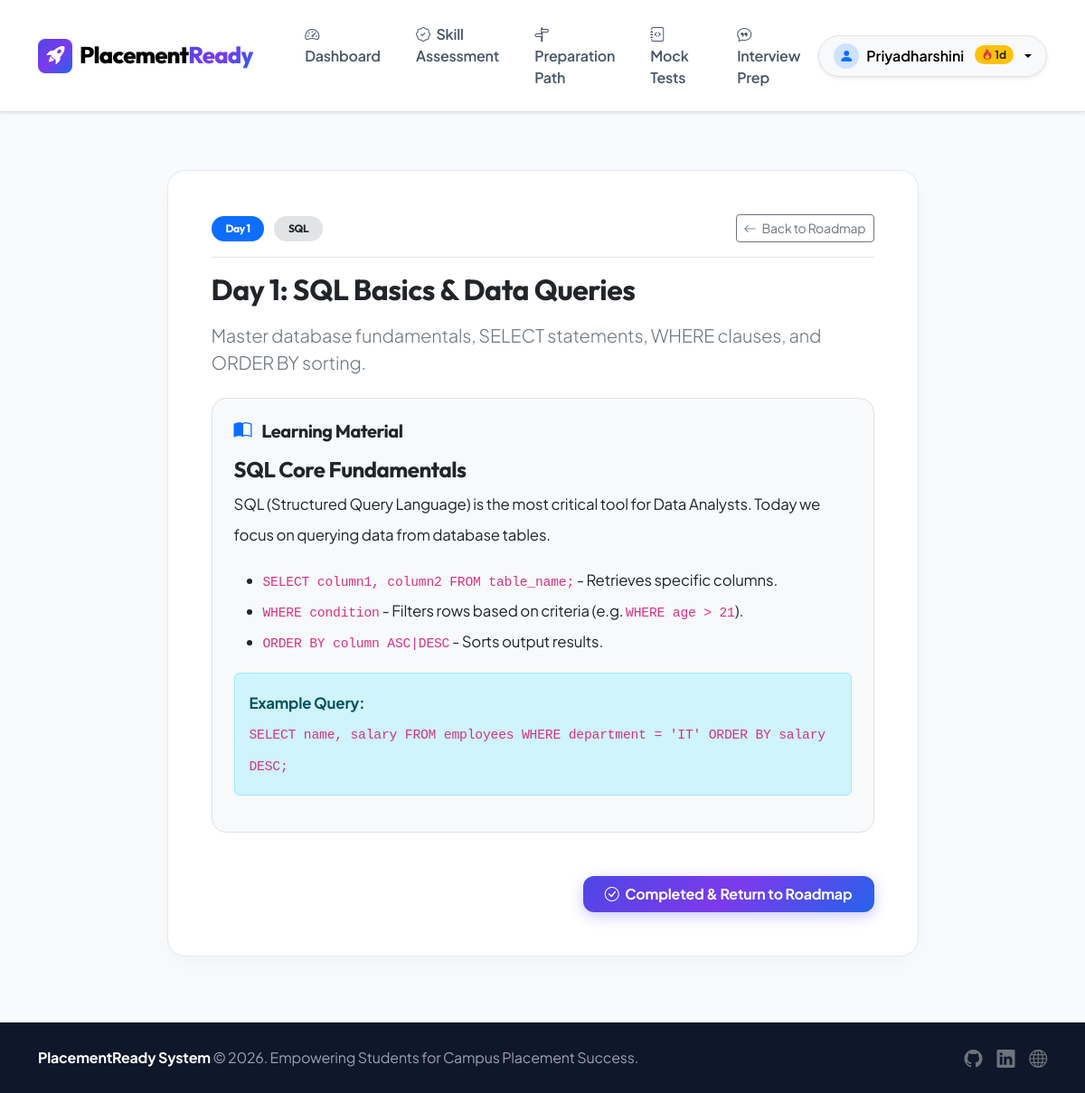
The page /topic/1/ (signed in) on the database its author committed.
### placement_app/models.py (models this page shows, shortened)
class UserProfile(models.Model):
    LEVEL_CHOICES = [
        ('Beginner', 'Beginner'),
        ('Intermediate', 'Intermediate'),
        ('Advanced', 'Advanced'),
    ]
    YEAR_CHOICES = [
        ('1st Year', '1st Year'),
        ('2nd Year', '2nd Year'),
        ('3rd Year', '3rd Year'),
        ('Final Year', 'Final Year'),
    ]
    GRADE_TYPE_CHOICES = [
        ('CGPA', 'CGPA (out of 10)'),
        ('Percentage', 'Percentage (%)'),
    ]
    DEPARTMENT_CHOICES = [
        ('B.Sc Computer Science', 'B.Sc Computer Science'),
        ('B.Sc Information Technology', 'B.Sc Information Technology'),
        ('B.Sc Data Science', 'B.Sc Data Science'),
        ('B.Sc Computer Science with Artificial Intelligence', 'B.Sc Computer Science with Artificial Intelligence'),
        ('B.Sc Mathematics', 'B.Sc Mathematics'),
        ('B.Sc Physics', 'B.Sc Physics'),
        ('B.Sc Chemistry', 'B.Sc Chemistry'),
        ('B.Sc Biotechnology', 'B.Sc Biotechnology'),
        ('B.Sc Microbiology', 'B.Sc Microbiology'),
        ('B.Sc Psychology', 'B.Sc Psychology'),
        ('BCA', 'BCA (Bachelor of Computer Applications)'),
        ('B.Com General', 'B.Com General'),
        ('B.Com Computer Applications', 'B.Com Computer Applications'),
        ('B.Com Accounting & Finance', 'B.Com Accounting & Finance'),
        ('BBA', 'BBA (Bachelor of Business Administration)'),
        ('B.A English', 'B.A English'),
        ('B.A Tamil', 'B.A Tamil'),
        ('B.A Economics', 'B.A Economics'),
        ('B.A History', 'B.A History'),
        ('B.A Sociology', 'B.A Sociology'),
        ('B.A Visual Communication', 'B.A Visual Communication'),
        ('B.A Journalism', 'B.A Journalism'),
    ]
    user = models.OneToOneField(User, on_delete=models.CASCADE, related_name='profile')
    department = models.CharField(max_length=150, choices=DEPARTMENT_CHOICES, default="B.Sc Computer Science")
    year_of_study = models.CharField(max_length=20, choices=YEAR_CHOICES, default="Final Year")
    grade_type = models.CharField(max_length=20, choices=GRADE_TYPE_CHOICES, default="CGPA")
    score_value = models.FloatField(default=8.0, help_text="CGPA value or Percentage value")
    skills = models.TextField(blank=True, help_text="Comma-separated skills (e.g. Python, SQL, Accounting, Excel)")
    target_role = models.ForeignKey(JobRole, on_delete=models.SET_NULL, null=True, blank=True)
    custom_target_role = models.CharField(max_length=100, blank=True, help_text="Custom target job role if not in list")
    current_level = models.CharField(max_length=20, choices=LEVEL_CHOICES, default='Beginner')
    streak_count = models.IntegerField(default=0)
    last_activity_date = models.DateField(null=True, blank=True)
    profile_setup_completed = models.BooleanField(default=False)
    assessment_completed = models.BooleanField(default=False)

class Topic(models.Model):
    category = models.ForeignKey(Category, on_delete=models.CASCADE, related_name='topics')
    target_role = models.ForeignKey(JobRole, on_delete=models.SET_NULL, null=True, blank=True, related_name='topics')
    title = models.CharField(max_length=200)
    description = models.TextField()
    day_number = models.IntegerField(default=1, help_text="Day in recommended roadmap")
    content = models.TextField(help_text="Detailed HTML study material")
    created_at = models.DateTimeField(auto_now_add=True)
    class Meta:
        ordering = ['day_number', 'id']

class Category(models.Model):
    name = models.CharField(max_length=100, unique=True)
    description = models.TextField(blank=True)
    icon_class = models.CharField(max_length=50, default="bi-folder-fill")
    class Meta:
        verbose_name_plural = "Categories"

### placement_app/views.py (the view)
# urls.py: path('topic/<int:topic_id>/', views.task_detail_view, name='task_detail'),
@login_required
def task_detail_view(request, topic_id):
    topic = get_object_or_404(Topic, id=topic_id)
    tasks = topic.tasks.all()
    questions = topic.questions.all()
    completed_task_ids = set(
        UserTaskProgress.objects.filter(user=request.user, completed=True, task__topic=topic).values_list('task_id', flat=True)
    )
    return render(request, 'placement_app/task_detail.html', {
        'topic': topic,
        'tasks': tasks,
        'questions': questions,
        'completed_task_ids': completed_task_ids,
    })

### placement_app/templates/placement_app/task_detail.html (shortened to what this page needs)
{% extends 'placement_app/base.html' %}
{% block content %}
<div class="container py-4">
    <div class="row justify-content-center">
        <div class="col-lg-9">
            <div class="card card-custom p-4 p-md-5 bg-white mb-4">
                <div class="d-flex align-items-center justify-content-between mb-3 border-bottom pb-3">
                    <div>
                        <span class="badge bg-primary text-white font-heading px-3 py-2 rounded-pill me-2">Day {{ topic.day_number }}</span>
                        <span class="badge bg-secondary-subtle text-dark font-heading px-3 py-2 rounded-pill">{{ topic.category.name }}</span>
                    </div>
                    <a href="{% url 'roadmap' %}" class="btn btn-sm btn-outline-secondary">
                        <i class="bi bi-arrow-left me-1"></i> Back to Roadmap
                    </a>
                </div>
                <h2 class="font-heading fw-bold text-dark mb-3">{{ topic.title }}</h2>
                <p class="lead text-secondary mb-4">{{ topic.description }}</p>
                <div class="p-4 bg-light rounded-4 border mb-4">
                    <h5 class="font-heading fw-bold mb-3"><i class="bi bi-book-half text-primary me-2"></i> Learning Material</h5>
                    <div class="lh-lg text-dark" style="font-size: 1.05rem;">
                        {{ topic.content|safe }}
                    </div>
                </div>
                <div class="mt-4 text-end">
                    <a href="{% url 'roadmap' %}" class="btn btn-primary-pr py-2 px-4">
                        <i class="bi bi-check-circle me-1"></i> Completed & Return to Roadmap
                    </a>
                </div>
            </div>
        </div>
    </div>
</div>
{% endblock %}

### placement_app/templates/placement_app/base.html (shortened to what this page needs)
<!DOCTYPE html>
<html lang="en">
<head>
    <link href="https://cdn.jsdelivr.net/npm/bootstrap@5.3.2/dist/css/bootstrap.min.css" rel="stylesheet">
    <link rel="stylesheet" href="https://cdn.jsdelivr.net/npm/bootstrap-icons@1.11.2/font/bootstrap-icons.min.css">
</head>
<body>
    <nav class="navbar navbar-expand-lg navbar-light bg-white border-bottom sticky-top py-3 shadow-sm">
        <div class="container">
            <a class="navbar-brand d-flex align-items-center gap-2" href="{% url 'home' %}">
                <div class="rounded-3 bg-gradient-hero text-white p-2 d-flex align-items-center justify-content-center" style="width: 38px; height: 38px;">
                    <i class="bi bi-rocket-takeoff-fill fs-5"></i>
                </div>
                <span>Placement<span class="text-gradient">Ready</span></span>
            </a>
            <div class="collapse navbar-collapse" id="navbarNav">
                <ul class="navbar-nav me-auto ms-lg-4 gap-1">
                    {% if user.is_authenticated %}
                        {% if user.is_staff %}
                            <li class="nav-item"><a class="nav-link" href="{% url 'admin_dashboard' %}"><i class="bi bi-speedometer2 me-1"></i> Admin Panel</a></li>
                            <li class="nav-item"><a class="nav-link" href="{% url 'admin_questions' %}"><i class="bi bi-question-square me-1"></i> Questions</a></li>
                            <li class="nav-item"><a class="nav-link" href="{% url 'admin_topics' %}"><i class="bi bi-journal-bookmark me-1"></i> Topics</a></li>
                            <li class="nav-item"><a class="nav-link" href="{% url 'admin_tests' %}"><i class="bi bi-file-earmark-code me-1"></i> Mock Tests</a></li>
                        {% else %}
                            <li class="nav-item"><a class="nav-link {% if request.resolver_match.url_name == 'dashboard' %}active{% endif %}" href="{% url 'dashboard' %}"><i class="bi bi-speedometer2 me-1"></i> Dashboard</a></li>
                            <li class="nav-item"><a class="nav-link " href="{% url 'skill_assessment' %}"><i class="bi bi-patch-check me-1"></i> Skill Assessment</a></li>
                            <li class="nav-item"><a class="nav-link {% if request.resolver_match.url_name == 'roadmap' %}active{% endif %}" href="{% url 'roadmap' %}"><i class="bi bi-signpost-split me-1"></i> Preparation Path</a></li>
                            <li class="nav-item"><a class="nav-link {% if request.resolver_match.url_name == 'mock_tests' %}active{% endif %}" href="{% url 'mock_tests' %}"><i class="bi bi-journal-code me-1"></i> Mock Tests</a></li>
                            <li class="nav-item"><a class="nav-link " href="{% url 'interview_prep' %}"><i class="bi bi-chat-quote me-1"></i> Interview Prep</a></li>
                        {% endif %}
                    {% endif %}
                </ul>
                <div class="d-flex align-items-center gap-3 mt-3 mt-lg-0">
                    {% if user.is_authenticated %}
                        <div class="dropdown">
                            <button class="btn btn-light rounded-pill border dropdown-toggle px-3 py-2 fw-semibold d-flex align-items-center gap-2 shadow-sm" type="button" data-bs-toggle="dropdown">
                                <div class="rounded-circle bg-primary-subtle text-primary p-1 d-flex align-items-center justify-content-center" style="width: 28px; height: 28px;">
                                    <i class="bi bi-person-fill"></i>
                                </div>
                                <span>{{ user.first_name|default:user.username }}</span>
                                {% if user.profile.streak_count %}
                                    <span class="badge bg-warning text-dark rounded-pill ms-1"><i class="bi bi-fire text-danger"></i> {{ user.profile.streak_count }}d</span>
                                {% endif %}
                            </button>
                        </div>
                    {% else %}
                        <a href="{% url 'login' %}" class="btn btn-light rounded-pill border px-4 py-2 fw-semibold">Log In</a>
                        <a href="{% url 'register' %}" class="btn btn-primary-pr rounded-pill">Student Registration</a>
                    {% endif %}
                </div>
            </div>
        </div>
    </nav>
    <main class="py-4">
        {% block content %}{% endblock %}
    </main>
    <footer class="py-4 border-top">
        <div class="container text-center text-md-between d-flex flex-column flex-md-row align-items-center justify-content-between">
            <div class="mb-2 mb-md-0">
                <span class="fw-bold text-white">PlacementReady System</span> &copy; 2026. Empowering Students for Campus Placement Success.
            </div>
            <div class="d-flex gap-3 fs-5">
                <a href="#" class="text-secondary"><i class="bi bi-github"></i></a>
                <a href="#" class="text-secondary"><i class="bi bi-linkedin"></i></a>
                <a href="#" class="text-secondary"><i class="bi bi-globe"></i></a>
            </div>
        </div>
    </footer>
</body>
</html>

### placement_app/templates/placement_app/base.html (style rules this page uses)
:root { --pr-primary: #6366f1; --pr-primary-dark: #4f46e5; --pr-secondary: #06b6d4; --pr-accent: #f59e0b; --pr-dark: #0f172a; --pr-card-bg: #ffffff; --pr-body-bg: #f8fafc; --pr-gradient-hero: linear-gradient(135deg, #4f46e5 0%, #7c3aed 50%, #2563eb 100%); --pr-border-radius: 20px; }
body { font-family: 'Plus Jakarta Sans', sans-serif; background-color: var(--pr-body-bg); color: #334155; min-height: 100vh; display: flex; flex-direction: column; letter-spacing: -0.2px; }
h1, h2, h3, h4, h5, h6, .font-heading { font-family: 'Outfit', sans-serif; font-weight: 700; letter-spacing: -0.5px; }
.card-custom { background: #ffffff; border-radius: var(--pr-border-radius); border: 1px solid #e2e8f0; box-shadow: 0 10px 30px -5px rgba(0, 0, 0, 0.04); transition: all 0.3s ease; }
.text-gradient { background: var(--pr-gradient-hero); -webkit-background-clip: text; -webkit-text-fill-color: transparent; }
.bg-gradient-hero { background: var(--pr-gradient-hero); color: white; }
.btn-primary-pr { background: var(--pr-gradient-hero); border: none; color: white; font-weight: 700; border-radius: 12px; padding: 0.75rem 1.6rem; box-shadow: 0 4px 15px rgba(79, 70, 229, 0.3); transition: all 0.3s ease; }
.navbar-brand { font-family: 'Outfit', sans-serif; font-weight: 800; font-size: 1.6rem; letter-spacing: -0.8px; }
.nav-link { font-weight: 600; color: #475569; padding: 0.6rem 1.1rem !important; border-radius: 10px; transition: all 0.2s ease; }
footer { margin-top: auto; background-color: var(--pr-dark); color: #94a3b8; }

### rows shown on the page
Topic: day_number "1", category.name "SQL", title "Day 1: SQL Basics & Data Queries", description "Master database fundamentals, SELECT statements, WHERE clauses, and ORDER BY sorting.", content "SQL Core Fundamentals SQL (Structured Query Language) is the most critical tool for Data Analysts. Today we focus on querying data from database tables. SELECT column1, column2 FROM table_name; - Retrieves specific columns. WHERE condition - Filters rows based on criteria (e.g. WHERE age > 21 ). ORDER BY column ASC|DESC - Sorts output results. Example Query: SELECT name, salary FROM employees WHERE department = 'IT' ORDER BY salary DESC;"

### other values the page prints
{{ user.first_name|default:user.username }} "Priyadharshini"
{{ user.profile.streak_count }} "1"
